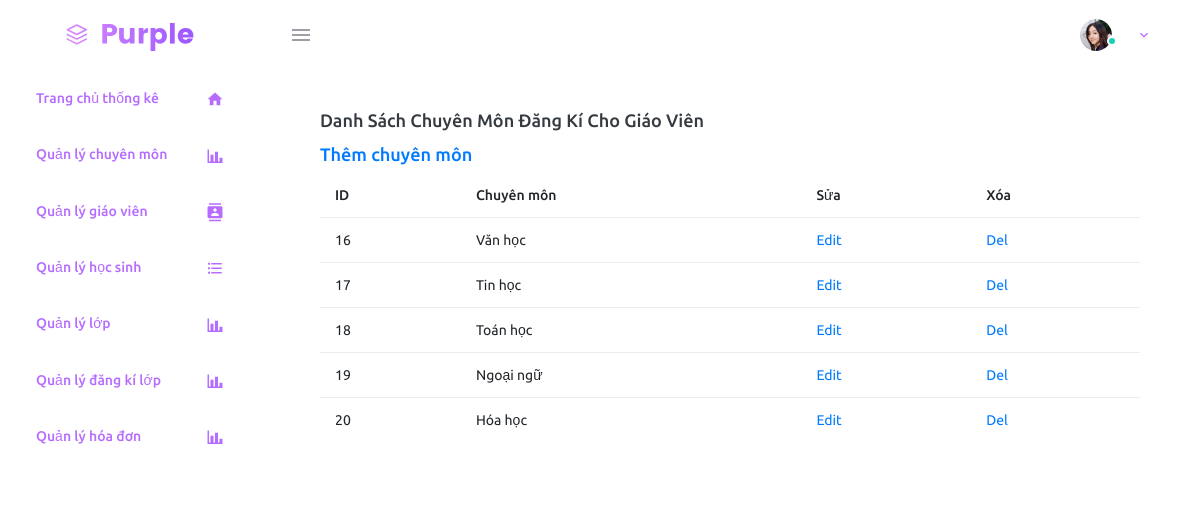
Page /admin/index.php?id=qlcm (signed in) on the committed database.
### tables this page shows
CREATE TABLE `tbl_category` (
  `category_id` int(11) NOT NULL,
  `category_name` varchar(50) NOT NULL
);

### admin/qlcm.php (the view)
<?php
    include("connect.php");
    $sql="SELECT * FROM tbl_category";
    $result =mysqli_query($con,$sql);
?>
<div class="col-12 grid-margin">
          <div class="card">
            <div class="card-body">
              <h4 class="card-title">Danh sách chuyên môn đăng kí cho giáo viên</h4>
              <h4><a href="index.php?id=qlcm&add">Thêm chuyên môn</a></h4>
              <div class="table-responsive">
                <table class="table">
                  <thead>
                    <tr>
                      <th> ID </th>
                     <th> Chuyên môn </th>
                      <th> Sửa </th>
                      <th> Xóa </th>
                    </tr>
                  </thead>
                  <tbody>
                <?php
                while($row = mysqli_fetch_array($result))
                {
                    echo "
                    <tr>
                    <td>".$row['category_id']."</td>
                    <td>".$row['category_name']."</td>
                     <td><a href='index.php?id=qlcm&edit=".$row['category_id']."'>Edit</a></td>
                    <td><a href='delecm.php?id=".$row['category_id']."'>Del</a></td>
                    </tr>";
                };
                ?>
                  </tbody>
                </table>
              </div>
            </div>
          </div>
        </div>

### admin/index.php (shortened to what this page needs)
<!DOCTYPE html>
<html lang="en">
  <head>
    <link rel="stylesheet" href="assets/vendors/mdi/css/materialdesignicons.min.css">
    <link rel="stylesheet" href="assets/vendors/css/vendor.bundle.base.css">
    <link rel="stylesheet" href="assets/css/style.css">
  </head>
  <body>
    <div class="container-scroller">
      <nav class="navbar default-layout-navbar col-lg-12 col-12 p-0 fixed-top d-flex flex-row">
        <div class="text-center navbar-brand-wrapper d-flex align-items-center justify-content-center">
          <a class="navbar-brand brand-logo" href="index.html"><img src="assets/images/logo.svg" alt="logo" /></a>
        </div>
        <div class="navbar-menu-wrapper d-flex align-items-stretch">
          <button class="navbar-toggler navbar-toggler align-self-center" type="button" data-toggle="minimize">
            <span class="mdi mdi-menu"></span>
          </button>
          <ul class="navbar-nav navbar-nav-right">
            <li class="nav-item nav-profile dropdown">
              <a class="nav-link dropdown-toggle" id="profileDropdown" href="#" data-toggle="dropdown" aria-expanded="false">
                <div class="nav-profile-img">
                  <img src="assets/images/faces/face2.jpg" alt="image">
                  <span class="availability-status online"></span>
                </div>
              </a>
      </nav>
      <div class="container-fluid page-body-wrapper">
        <nav class="sidebar sidebar-offcanvas" id="sidebar">
          <ul class="nav">
            <li class="nav-item">
              <a class="nav-link" href="index.php?id=tk">
                <span class="menu-title">Trang chủ thống kê</span>
                <i class="mdi mdi-home menu-icon"></i>
              </a>
            </li>
            <li class="nav-item">
              <a class="nav-link" href="index.php?id=qlcm">
                <span class="menu-title">Quản lý chuyên môn</span>
                <i class="mdi mdi-chart-bar menu-icon"></i>
              </a>
            </li>
            <li class="nav-item">
              <a class="nav-link" href="index.php?id=qlgv">
                <span class="menu-title">Quản lý giáo viên</span>
                <i class="mdi mdi-contacts menu-icon"></i>
              </a>
            </li>
            <li class="nav-item">
              <a class="nav-link" href="index.php?id=qlhs">
                <span class="menu-title">Quản lý học sinh</span>
                <i class="mdi mdi-format-list-bulleted menu-icon"></i>
              </a>
            </li>
            <li class="nav-item">
              <a class="nav-link" href="index.php?id=qllop">
                <span class="menu-title">Quản lý lớp</span>
                <i class="mdi mdi-chart-bar menu-icon"></i>
              </a>
            </li>
            <li class="nav-item">
              <a class="nav-link" href="index.php?id=qldk">
                <span class="menu-title">Quản lý đăng kí lớp</span>
                <i class="mdi mdi-chart-bar menu-icon"></i>
              </a>
            </li>
            <li class="nav-item">
              <a class="nav-link" href="index.php?id=qlhd">
                <span class="menu-title">Quản lý hóa đơn</span>
                <i class="mdi mdi-chart-bar menu-icon"></i>
              </a>
            </li>
          </ul>
        </nav>
        <div class="main-panel">
        <?php
        include("route.php")
        ?>
      </div>
      </div>
    </div>
  </body>
</html>

### admin/route.php (shortened to what this page needs)
<?php
    if(isset($_GET["id"]))
    {
        if($_GET["id"]=="qlcm"){
            if(isset($_GET["add"])){
                include("addcm.php");
            }else if(isset($_GET["edit"])){
                include("editcm.php");
            }
            else{
                include("qlcm.php");
            }
        }
    }
    else{
        include("thongke.php");
    }
?>

### rows in the picture
tbl_category: category_id "16", category_name "Văn học"
tbl_category: category_id "17", category_name "Tin học"
tbl_category: category_id "18", category_name "Toán học"
tbl_category: category_id "19", category_name "Ngoại ngữ"
tbl_category: category_id "20", category_name "Hóa học"
